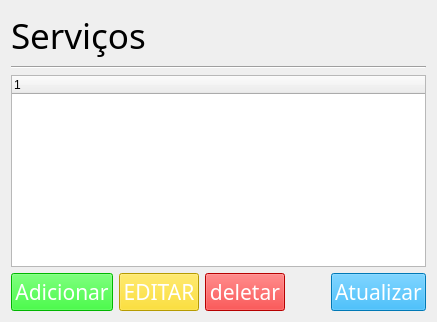
      <widget class="QWidget" name="pg_servico">
       <layout class="QVBoxLayout" name="verticalLayout_8">
        <item>
         <layout class="QVBoxLayout" name="vl_titulo_15">
          <item>
           <widget class="QLabel" name="labelTitulo_15">
            <property name="font">
             <font>
              <family>Bebas Neue</family>
              <pointsize>26</pointsize>
             </font>
            </property>
            <property name="text">
             <string>Serviços</string>
            </property>
           </widget>
          </item>
          <item>
           <widget class="Line" name="line_15">
            <property name="orientation">
             <enum>Qt::Horizontal</enum>
            </property>
           </widget>
          </item>
         </layout>
        </item>
        <item>
         <widget class="QTreeWidget" name="tabelaServico">
          <column>
           <property name="text">
            <string notr="true">1</string>
           </property>
          </column>
         </widget>
        </item>
        <item>
         <layout class="QHBoxLayout" name="hl_botoes_14">
          <item>
           <widget class="QPushButton" name="adicionarServico">
            <property name="sizePolicy">
             <sizepolicy hsizetype="Minimum" vsizetype="Fixed">
              <horstretch>0</horstretch>
              <verstretch>0</verstretch>
             </sizepolicy>
            </property>
            <property name="minimumSize">
             <size>
              <width>80</width>
              <height>0</height>
             </size>
            </property>
            <property name="font">
             <font>
              <family>Bebas Neue</family>
              <pointsize>16</pointsize>
             </font>
            </property>
            <property name="styleSheet">
             <string notr="true">color: rgb(255, 255, 255);
background-color: rgb(0, 255, 0);
border-color: transparent;</string>
            </property>
            <property name="text">
             <string>Adicionar</string>
            </property>
           </widget>
          </item>
          <item>
           <widget class="QPushButton" name="editarServico">
            <property name="sizePolicy">
             <sizepolicy hsizetype="Minimum" vsizetype="Fixed">
              <horstretch>0</horstretch>
              <verstretch>0</verstretch>
             </sizepolicy>
            </property>
            <property name="minimumSize">
             <size>
              <width>80</width>
              <height>0</height>
             </size>
            </property>
            <property name="font">
             <font>
              <family>Bebas Neue</family>
              <pointsize>16</pointsize>
             </font>
            </property>
            <property name="styleSheet">
             <string notr="true">color: rgb(255, 255, 255);
background-color: rgb(255, 217, 0);
border-color: transparent;</string>
            </property>
            <property name="text">
             <string>EDITAR</string>
            </property>
           </widget>
          </item>
          <item>
           <widget class="QPushButton" name="deletarServico">
            <property name="sizePolicy">
             <sizepolicy hsizetype="Minimum" vsizetype="Fixed">
              <horstretch>0</horstretch>
              <verstretch>0</verstretch>
             </sizepolicy>
            </property>
            <property name="minimumSize">
             <size>
              <width>80</width>
              <height>0</height>
             </size>
            </property>
            <property name="font">
             <font>
              <family>Bebas Neue</family>
              <pointsize>16</pointsize>
             </font>
            </property>
            <property name="styleSheet">
             <string notr="true">color: rgb(255, 255, 255);
background-color: rgb(255, 0, 0);
border-color: transparent;</string>
            </property>
            <property name="text">
             <string>deletar</string>
            </property>
            <property name="flat">
             <bool>false</bool>
            </property>
           </widget>
          </item>
          <item>
           <spacer name="espH_14">
            <property name="orientation">
             <enum>Qt::Horizontal</enum>
            </property>
            <property name="sizeType">
             <enum>QSizePolicy::Expanding</enum>
            </property>
            <property name="sizeHint" stdset="0">
             <size>
              <width>40</width>
              <height>20</height>
             </size>
            </property>
           </spacer>
          </item>
          <item>
           <widget class="QPushButton" name="atualizarServicos">
            <property name="sizePolicy">
             <sizepolicy hsizetype="Minimum" vsizetype="Fixed">
              <horstretch>0</horstretch>
              <verstretch>0</verstretch>
             </sizepolicy>
            </property>
            <property name="minimumSize">
             <size>
              <width>80</width>
              <height>0</height>
             </size>
            </property>
            <property name="font">
             <font>
              <family>Bebas Neue</family>
              <pointsize>16</pointsize>
             </font>
            </property>
            <property name="styleSheet">
             <string notr="true">color: rgb(255, 255, 255);
background-color: rgb(0, 170, 255);
border-color: transparent;</string>
            </property>
            <property name="text">
             <string>Atualizar</string>
            </property>
           </widget>
          </item>
         </layout>
        </item>
       </layout>
      </widget>
